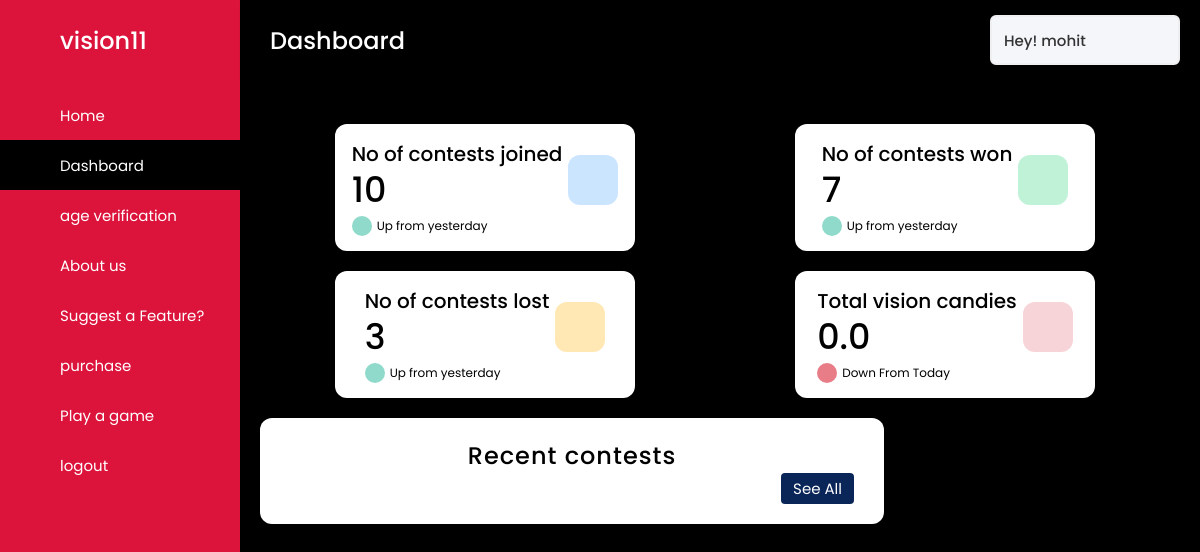
Screenshot of /dashboard (signed in) with the database file from the repository.
### usermanagerAPP/models.py (models this page shows, shortened)
class User1(AbstractUser):
    first_name = models.CharField(
        max_length=20
    )
    last_name = models.CharField(
        max_length=20
    )
    username = models.CharField(
        max_length=20,
        unique=True
    )
    age = models.IntegerField(
        null=True,
        blank=True
    )
    email = models.EmailField(
        max_length=50
    )
    vision_credits = models.FloatField(
        default=0
    )
    currency_type = models.CharField(
        choices=Currency_Choices,
        default=Choices.VISION_CANDIES,
        max_length=50
    )
    gender_type = models.CharField(
        choices=Gender_Choices,
        null=True,
        max_length=10
    )
    country = models.CharField(
        max_length=50
    )
    adult = models.BooleanField(
        'Adult_status',
        default=False
    )
    staff = models.BooleanField(
        'Staff_status',
        default=False
    )
    superuser = models.BooleanField(
        'super_user_status',
        default=False
    )
    aadhar_image = models.FileField(
        upload_to='others',
        null=True,
        blank=True
    )
    objects = UserManager()

### mainAPP/views.py (the view)
# urls.py: path('dashboard',views.RenderDashboard),
@login_required(login_url='/accounts/login')
def RenderDashboard(request):
    return render(request, 'dashboard.html')

### templates/dashboard.html (shortened to what this page needs)
{% load static %}
{% load static %}
{% block content %}
<!DOCTYPE html>
<html lang="en">
<head>
  <link rel="stylesheet" href="{% static 'css/plans.css' %}">
  <link rel="stylesheet" href="{% static 'css/dashboard.css' %}">
</head>
  <body>
    <div class="sidebar" id="sidebar-dashboard">
      <div class="logo-details">
        <span class="logo_name">vision11</span>
      </div>
      <ul class="nav-links">
        <li>
          <a href="/">
            <span class="links_name">Home</span>
          </a>
        </li>
        <li>
          <a href="#" class="active" id="basedash">
            <span class="links_name">Dashboard</span>
          </a>
        </li>
        <li>
          <a href="#ageverification" id="ageverdash">
            <span class="links_name">age verification</span>
          </a>
        </li>
        <li>
          <a href="#aboutus" id="absdash">
            <span class="links_name">About us</span>
          </a>
        </li>
        <li>
          <a href="#suggestafeature" id="hefedash">
            <span class="links_name">Suggest a Feature?</span>
          </a>
        </li>
        <li>
          <a href="#purchase" id="purchase">
            <span class="links_name">purchase</span>
          </a>
        </li>
        <li>
          <a href="/play">
            <span class="links_name">Play a game</span>
          </a>
        </li>
        <li>
          <a href="/accounts/logout">
            <span class="links_name">logout</span>
          </a>
        </li>
      </ul>
    </div>
    <section class="home-section">
      <nav>
        <div class="sidebar-button">
          <span class="dashboard" style="color: white;">Dashboard</span>
        </div>
        <div class="profile-details">
          <span class="admin_name">Hey! {{user.username}}</span>
        </div>
      </nav>
      <div class="home-content" id="base-dashboard">
        <div class="overview-boxes">
          <div class="box">
            <div class="right-side">
              <div class="box-topic">No of contests joined</div>
              <div class="number">10</div>
              <div class="indicator">
                <i class='bx bx-up-arrow-alt'></i>
                <span class="text">Up from yesterday</span>
              </div>
            </div>
            <i class='bx bx-cart-alt cart'></i>
          </div>
          <div class="box">
            <div class="right-side">
              <div class="box-topic">No of contests won</div>
              <div class="number">7</div>
              <div class="indicator">
                <i class='bx bx-up-arrow-alt'></i>
                <span class="text">Up from yesterday</span>
              </div>
            </div>
            <i class='bx bxs-cart-add cart two'></i>
          </div>
          <div class="box">
            <div class="right-side">
              <div class="box-topic">No of contests lost</div>
              <div class="number">3</div>
              <div class="indicator">
                <i class='bx bx-up-arrow-alt'></i>
                <span class="text">Up from yesterday</span>
              </div>
            </div>
            <i class='bx bx-cart cart three'></i>
          </div>
          <div class="box">
            <div class="right-side">
              <div class="box-topic">Total {{user.currency_type}}</div>
              <div class="number">{{user.vision_credits}}</div>
              <div class="indicator">
                <i class='bx bx-down-arrow-alt down'></i>
                <span class="text">Down From Today</span>
              </div>
            </div>
            <i class='bx bxs-cart-download cart four'></i>
          </div>
        </div>
        <div class="sales-boxes">
          <div class="recent-sales box">
            <div class="title">Recent contests</div>
            <div class="button">
              <a href="#">See All</a>
            </div>
          </div>
        </div>
      </div>
    </section>
  </body>
</html>
{% endblock %}

### statics/css/plans.css (style rules this page uses)
* { box-sizing: border-box; padding: 0px; margin: 0px; font-family: cursive; }
.title { text-align: center; letter-spacing: 1px; }

### statics/css/dashboard.css (style rules this page uses)
* { margin: 0; padding: 0; box-sizing: border-box; font-family: 'Poppins', sans-serif; }
.sidebar { position: fixed; height: 100%; width: 240px; background: crimson; transition: all 0.5s ease; overflow-y: auto; }
.overview-boxes .box { min-width: 300px; margin-right: 10px; }
.sidebar .logo-details { height: 80px; display: flex; align-items: center; }
.sidebar .logo-details .logo_name { color: #fff; font-size: 24px; font-weight: 500; }
.sidebar .nav-links { margin-top: 10px; }
.sidebar .nav-links li { position: relative; list-style: none; height: 50px; }
.sidebar .nav-links li a { height: 100%; width: 100%; display: flex; align-items: center; text-decoration: none; transition: all 0.4s ease; }
.sidebar .nav-links li a.active { background: black; }
.sidebar .nav-links li a .links_name { color: #fff; font-size: 15px; font-weight: 400; white-space: nowrap; }
.home-section { position: relative; background: black; min-height: 100vh; width: calc(100% - 240px); left: 240px; transition: all 0.5s ease; }
.home-section nav { display: flex; justify-content: space-between; height: 80px; background: black; display: flex; align-items: center; position: fixed; width: calc(100% - 240px); left: 240px; z-index: 100; padding: 0 20px; box-shadow: 0 1px 1px rgba(0, 0, 0, 0.1); transition: all 0.5s ease; }
.home-section nav .sidebar-button { display: flex; align-items: center; font-size: 24px; font-weight: 500; }
.home-section nav .profile-details { display: flex; align-items: center; background: #F5F6FA; border: 2px solid #EFEEF1; border-radius: 6px; height: 50px; min-width: 190px; padding: 0 15px 0 2px; }
nav .profile-details .admin_name { font-size: 15px; font-weight: 500; color: #333; margin: 0 10px; white-space: nowrap; }
.home-section .home-content { position: relative; padding-top: 104px; }
.home-content .overview-boxes { display: flex; align-items: center; justify-content: space-around; flex-wrap: wrap; padding: 0 20px; margin-top: 20px; }
.overview-boxes .box,.staff-box,.suggestion_box { display: flex; align-items: center; justify-content: center; width: calc(100% / 4 - 15px); background: #fff; padding: 15px 14px; border-radius: 12px; box-shadow: 0 5px 10px rgba(0,0,0,0.1); margin-bottom: 20px; }
.overview-boxes .box-topic { font-size: 20px; font-weight: 500; }
.home-content .box .number { display: inline-block; font-size: 35px; margin-top: -6px; font-weight: 500; }
.home-content .box .indicator { display: flex; align-items: center; }
.home-content .box .indicator i { height: 20px; width: 20px; background: #8FDACB; line-height: 20px; text-align: center; border-radius: 50%; color: #fff; font-size: 20px; margin-right: 5px; }
.box .indicator i.down { background: #e87d88; }
.home-content .box .indicator .text { font-size: 12px; }
.home-content .box .cart { display: inline-block; font-size: 32px; height: 50px; width: 50px; background: #cce5ff; line-height: 50px; text-align: center; color: #66b0ff; border-radius: 12px; margin: -15px 0 0 6px; }
.home-content .box .cart.two { color: #2BD47D; background: #C0F2D8; }
.home-content .box .cart.three { color: #ffc233; background: #ffe8b3; }
.home-content .box .cart.four { color: #e05260; background: #f7d4d7; }
.home-content .sales-boxes { display: flex; justify-content: space-between; }
.home-content .sales-boxes .recent-sales { width: 65%; background: #fff; padding: 20px 30px; margin: 0 20px; border-radius: 12px; box-shadow: 0 5px 10px rgba(0, 0, 0, 0.1); }
.sales-boxes .box .title { font-size: 24px; font-weight: 500; }
.sales-boxes .box .button { width: 100%; display: flex; justify-content: flex-end; }
.sales-boxes .box .button a,.home-section .home-content .overview-boxes .right-side .button a { color: #fff; background: #0A2558; padding: 4px 12px; font-size: 15px; font-weight: 400; border-radius: 4px; text-decoration: none; transition: all 0.3s ease; }

### rows the page displays
User1: username "mohit", currency_type "vision candies", vision_credits "0.0"
